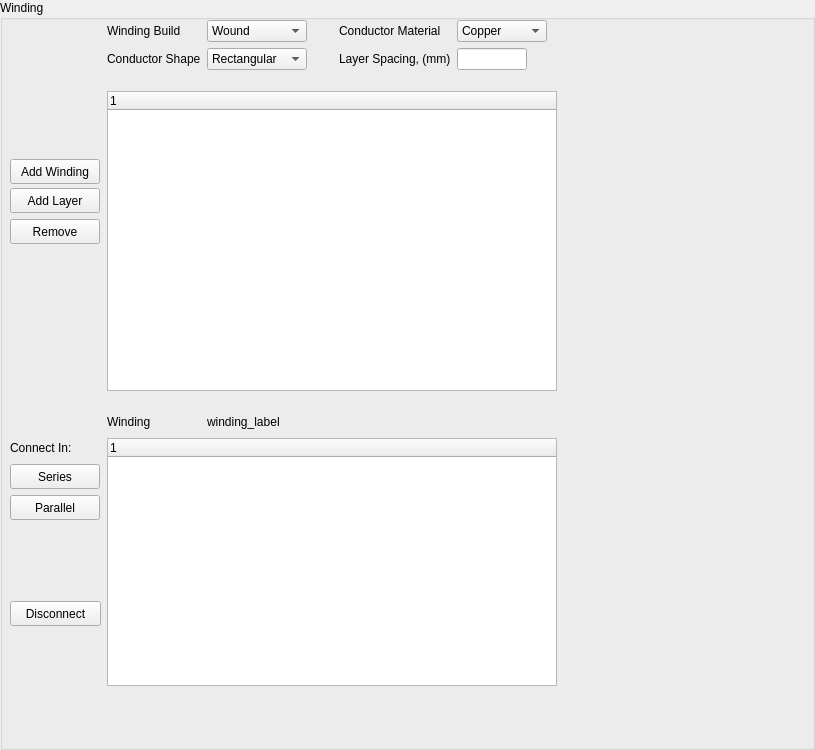
        <widget class="QGroupBox" name="groupBox_2">
         <property name="sizePolicy">
          <sizepolicy hsizetype="Fixed" vsizetype="Maximum">
           <horstretch>0</horstretch>
           <verstretch>0</verstretch>
          </sizepolicy>
         </property>
         <property name="minimumSize">
          <size>
           <width>600</width>
           <height>750</height>
          </size>
         </property>
         <property name="title">
          <string>Winding</string>
         </property>
         <widget class="QWidget" name="gridLayoutWidget">
          <property name="geometry">
           <rect>
            <x>10</x>
            <y>20</y>
            <width>796</width>
            <height>686</height>
           </rect>
          </property>
          <layout class="QGridLayout" name="gridLayout_5">
           <item row="0" column="5">
            <widget class="QComboBox" name="cond_material">
             <property name="sizePolicy">
              <sizepolicy hsizetype="Fixed" vsizetype="Fixed">
               <horstretch>0</horstretch>
               <verstretch>0</verstretch>
              </sizepolicy>
             </property>
             <property name="minimumSize">
              <size>
               <width>90</width>
               <height>0</height>
              </size>
             </property>
             <property name="maximumSize">
              <size>
               <width>70</width>
               <height>16777215</height>
              </size>
             </property>
             <item>
              <property name="text">
               <string>Copper</string>
              </property>
             </item>
             <item>
              <property name="text">
               <string>Aluminium</string>
              </property>
             </item>
            </widget>
           </item>
           <item row="0" column="3">
            <spacer name="horizontalSpacer_3">
             <property name="orientation">
              <enum>Qt::Orientation::Horizontal</enum>
             </property>
             <property name="sizeType">
              <enum>QSizePolicy::Policy::Fixed</enum>
             </property>
             <property name="sizeHint" stdset="0">
              <size>
               <width>20</width>
               <height>20</height>
              </size>
             </property>
            </spacer>
           </item>
           <item row="14" column="0">
            <widget class="QPushButton" name="ungroup">
             <property name="minimumSize">
              <size>
               <width>91</width>
               <height>25</height>
              </size>
             </property>
             <property name="maximumSize">
              <size>
               <width>90</width>
               <height>16777215</height>
              </size>
             </property>
             <property name="text">
              <string>Disconnect</string>
             </property>
            </widget>
           </item>
           <item row="0" column="2">
            <widget class="QComboBox" name="build_combo">
             <property name="minimumSize">
              <size>
               <width>100</width>
               <height>0</height>
              </size>
             </property>
             <property name="maximumSize">
              <size>
               <width>100</width>
               <height>16777215</height>
              </size>
             </property>
             <item>
              <property name="text">
               <string>Wound</string>
              </property>
             </item>
             <item>
              <property name="text">
               <string>Planar</string>
              </property>
             </item>
            </widget>
           </item>
           <item row="5" column="0">
            <widget class="QPushButton" name="add_layer">
             <property name="minimumSize">
              <size>
               <width>0</width>
               <height>25</height>
              </size>
             </property>
             <property name="maximumSize">
              <size>
               <width>90</width>
               <height>16777215</height>
              </size>
             </property>
             <property name="text">
              <string>Add Layer</string>
             </property>
            </widget>
           </item>
           <item row="10" column="0">
            <widget class="QLabel" name="label_10">
             <property name="maximumSize">
              <size>
               <width>16777215</width>
               <height>20</height>
              </size>
             </property>
             <property name="text">
              <string>Connect In:</string>
             </property>
            </widget>
           </item>
           <item row="1" column="5">
            <widget class="QLineEdit" name="layer_spacing">
             <property name="maximumSize">
              <size>
               <width>70</width>
               <height>16777215</height>
              </size>
             </property>
            </widget>
           </item>
           <item row="15" column="0">
            <spacer name="verticalSpacer_11">
             <property name="orientation">
              <enum>Qt::Orientation::Vertical</enum>
             </property>
             <property name="sizeType">
              <enum>QSizePolicy::Policy::Fixed</enum>
             </property>
             <property name="sizeHint" stdset="0">
              <size>
               <width>20</width>
               <height>60</height>
              </size>
             </property>
            </spacer>
           </item>
           <item row="16" column="0">
            <spacer name="verticalSpacer_12">
             <property name="orientation">
              <enum>Qt::Orientation::Vertical</enum>
             </property>
             <property name="sizeType">
              <enum>QSizePolicy::Policy::Fixed</enum>
             </property>
             <property name="sizeHint" stdset="0">
              <size>
               <width>20</width>
               <height>20</height>
              </size>
             </property>
            </spacer>
           </item>
           <item row="10" column="1" rowspan="6" colspan="8">
            <widget class="QTreeWidget" name="connections_tree_widget">
             <property name="maximumSize">
              <size>
               <width>450</width>
               <height>16777215</height>
              </size>
             </property>
             <column>
              <property name="text">
               <string notr="true">1</string>
              </property>
             </column>
            </widget>
           </item>
           <item row="0" column="4">
            <widget class="QLabel" name="label_8">
             <property name="text">
              <string>Conductor Material</string>
             </property>
            </widget>
           </item>
           <item row="13" column="0">
            <spacer name="verticalSpacer_15">
             <property name="orientation">
              <enum>Qt::Orientation::Vertical</enum>
             </property>
             <property name="sizeType">
              <enum>QSizePolicy::Policy::Fixed</enum>
             </property>
             <property name="sizeHint" stdset="0">
              <size>
               <width>20</width>
               <height>15</height>
              </size>
             </property>
            </spacer>
           </item>
           <item row="9" column="1">
            <widget class="QLabel" name="label_3">
             <property name="maximumSize">
              <size>
               <width>16777215</width>
               <height>20</height>
              </size>
             </property>
             <property name="text">
              <string>Winding</string>
             </property>
            </widget>
           </item>
           <item row="1" column="4">
            <widget class="QLabel" name="label_9">
             <property name="text">
              <string>Layer Spacing, (mm)</string>
             </property>
            </widget>
           </item>
           <item row="1" column="2">
            <widget class="QComboBox" name="cond_type">
             <property name="sizePolicy">
              <sizepolicy hsizetype="Fixed" vsizetype="Fixed">
               <horstretch>0</horstretch>
               <verstretch>0</verstretch>
              </sizepolicy>
             </property>
             <property name="minimumSize">
              <size>
               <width>100</width>
               <height>0</height>
              </size>
             </property>
             <property name="maximumSize">
              <size>
               <width>70</width>
               <height>16777215</height>
              </size>
             </property>
             <item>
              <property name="text">
               <string>Rectangular</string>
              </property>
             </item>
             <item>
              <property name="text">
               <string>Circular</string>
              </property>
             </item>
            </widget>
           </item>
           <item row="11" column="0">
            <widget class="QPushButton" name="series">
             <property name="minimumSize">
              <size>
               <width>0</width>
               <height>25</height>
              </size>
             </property>
             <property name="maximumSize">
              <size>
               <width>90</width>
               <height>25</height>
              </size>
             </property>
             <property name="text">
              <string>Series</string>
             </property>
            </widget>
           </item>
           <item row="12" column="0">
            <widget class="QPushButton" name="parallel">
             <property name="minimumSize">
              <size>
               <width>0</width>
               <height>25</height>
              </size>
             </property>
             <property name="maximumSize">
              <size>
               <width>90</width>
               <height>25</height>
              </size>
             </property>
             <property name="text">
              <string>Parallel</string>
             </property>
            </widget>
           </item>
           <item row="3" column="1" rowspan="6" colspan="8">
            <widget class="QTreeWidget" name="winding_tree_widget">
             <property name="sizePolicy">
              <sizepolicy hsizetype="Fixed" vsizetype="Fixed">
               <horstretch>0</horstretch>
               <verstretch>0</verstretch>
              </sizepolicy>
             </property>
             <property name="minimumSize">
              <size>
               <width>0</width>
               <height>300</height>
              </size>
             </property>
             <property name="maximumSize">
              <size>
               <width>450</width>
               <height>16777215</height>
              </size>
             </property>
             <column>
              <property name="text">
               <string notr="true">1</string>
              </property>
             </column>
            </widget>
           </item>
           <item row="0" column="1">
            <widget class="QLabel" name="label_6">
             <property name="text">
              <string>Winding Build</string>
             </property>
            </widget>
           </item>
           <item row="6" column="0">
            <widget class="QPushButton" name="remove">
             <property name="minimumSize">
              <size>
               <width>0</width>
               <height>25</height>
              </size>
             </property>
             <property name="maximumSize">
              <size>
               <width>90</width>
               <height>16777215</height>
              </size>
             </property>
             <property name="text">
              <string>Remove</string>
             </property>
            </widget>
           </item>
           <item row="3" column="0">
            <spacer name="verticalSpacer_13">
             <property name="orientation">
              <enum>Qt::Orientation::Vertical</enum>
             </property>
             <property name="sizeType">
              <enum>QSizePolicy::Policy::Fixed</enum>
             </property>
             <property name="sizeHint" stdset="0">
              <size>
               <width>20</width>
               <height>20</height>
              </size>
             </property>
            </spacer>
           </item>
           <item row="1" column="1">
            <widget class="QLabel" name="label_7">
             <property name="text">
              <string>Conductor Shape</string>
             </property>
            </widget>
           </item>
           <item row="4" column="0">
            <widget class="QPushButton" name="add_winding">
             <property name="minimumSize">
              <size>
               <width>0</width>
               <height>25</height>
              </size>
             </property>
             <property name="maximumSize">
              <size>
               <width>90</width>
               <height>20</height>
              </size>
             </property>
             <property name="text">
              <string>Add Winding</string>
             </property>
            </widget>
           </item>
           <item row="9" column="2">
            <widget class="QLabel" name="winding_label">
             <property name="text">
              <string>winding_label</string>
             </property>
            </widget>
           </item>
          </layout>
         </widget>
        </widget>
